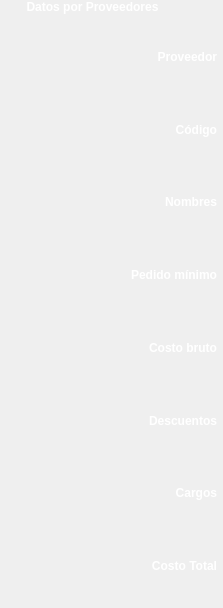
<?xml version="1.0" encoding="UTF-8"?>
<ui version="4.0">
 <class>Frame</class>
 <widget class="QFrame" name="Frame">
  <property name="geometry">
   <rect>
    <x>0</x>
    <y>0</y>
    <width>223</width>
    <height>608</height>
   </rect>
  </property>
  <property name="windowTitle">
   <string>Frame</string>
  </property>
  <layout class="QVBoxLayout" name="LY">
   <property name="spacing">
    <number>0</number>
   </property>
   <property name="margin">
    <number>0</number>
   </property>
   <item>
    <widget class="QFrame" name="supplierDataLabelFR">
     <property name="sizePolicy">
      <sizepolicy hsizetype="Preferred" vsizetype="Fixed">
       <horstretch>0</horstretch>
       <verstretch>0</verstretch>
      </sizepolicy>
     </property>
     <property name="styleSheet">
      <string notr="true">color:#FFFFFF; background-color:QLinearGradient(x1:0, y1:0, x2:0, y2:1, stop:0 #A00808, stop:.3 #600000); border-top-left-radius:2px; border-top-right-radius:8px;</string>
     </property>
     <layout class="QHBoxLayout" name="supplierDataLabelLY_2">
      <property name="margin">
       <number>0</number>
      </property>
      <item>
       <widget class="QLabel" name="supplierDataLA">
        <property name="sizePolicy">
         <sizepolicy hsizetype="Preferred" vsizetype="Fixed">
          <horstretch>0</horstretch>
          <verstretch>0</verstretch>
         </sizepolicy>
        </property>
        <property name="font">
         <font>
          <weight>75</weight>
          <bold>true</bold>
         </font>
        </property>
        <property name="text">
         <string>Datos por Proveedores</string>
        </property>
        <property name="alignment">
         <set>Qt::AlignCenter</set>
        </property>
        <property name="margin">
         <number>6</number>
        </property>
       </widget>
      </item>
      <item>
       <widget class="QPushButton" name="addBU">
        <property name="sizePolicy">
         <sizepolicy hsizetype="Fixed" vsizetype="Preferred">
          <horstretch>0</horstretch>
          <verstretch>0</verstretch>
         </sizepolicy>
        </property>
        <property name="text">
         <string/>
        </property>
        <property name="icon">
         <iconset>
          <normaloff>:/Restart.png</normaloff>:/Restart.png</iconset>
        </property>
        <property name="iconSize">
         <size>
          <width>32</width>
          <height>32</height>
         </size>
        </property>
       </widget>
      </item>
     </layout>
    </widget>
   </item>
   <item>
    <widget class="QFrame" name="contentsFR">
     <property name="styleSheet">
      <string notr="true">QFrame#contentFR{border:1 solid #900000; border-bottom-left-radius:2px; border-bottom-right-radius:8px;}</string>
     </property>
     <layout class="QHBoxLayout" name="contentsFRLY">
      <property name="spacing">
       <number>0</number>
      </property>
      <property name="margin">
       <number>6</number>
      </property>
      <item>
       <widget class="QFrame" name="labelsFR">
        <property name="styleSheet">
         <string notr="true">QFrame#labelsFR{border-bottom-right-radius:7px;}</string>
        </property>
        <layout class="QVBoxLayout" name="labelsFRLY">
         <property name="spacing">
          <number>0</number>
         </property>
         <property name="margin">
          <number>0</number>
         </property>
         <item>
          <widget class="QLabel" name="aceptionSupplierLA">
           <property name="sizePolicy">
            <sizepolicy hsizetype="Preferred" vsizetype="Preferred">
             <horstretch>0</horstretch>
             <verstretch>1</verstretch>
            </sizepolicy>
           </property>
           <property name="font">
            <font>
             <weight>75</weight>
             <bold>true</bold>
            </font>
           </property>
           <property name="styleSheet">
            <string notr="true">color:#FFFFFF; background-color:qlineargradient(x1:.5, y1:0, x2:.5, y2:1, stop:0 #B0C0FF, stop:.2 #90B0FF, stop:.8 #94B4FC, stop:1 #80A0F0); border-top-left-radius:4px;  border-bottom-left-radius:3px; </string>
           </property>
           <property name="text">
            <string>Proveedor</string>
           </property>
           <property name="alignment">
            <set>Qt::AlignRight|Qt::AlignTrailing|Qt::AlignVCenter</set>
           </property>
           <property name="margin">
            <number>4</number>
           </property>
          </widget>
         </item>
         <item>
          <widget class="QLabel" name="aceptionCodeLA">
           <property name="sizePolicy">
            <sizepolicy hsizetype="Preferred" vsizetype="Preferred">
             <horstretch>0</horstretch>
             <verstretch>1</verstretch>
            </sizepolicy>
           </property>
           <property name="font">
            <font>
             <weight>75</weight>
             <bold>true</bold>
            </font>
           </property>
           <property name="styleSheet">
            <string notr="true">color:#FFFFFF; background-color:qlineargradient(x1:.5, y1:0, x2:.5, y2:1, stop:0 #B0C0FF, stop:.2 #90B0FF, stop:.8 #94B4FC, stop:1 #80A0F0); border-top-left-radius:4px;  border-bottom-left-radius:3px; </string>
           </property>
           <property name="text">
            <string>Código</string>
           </property>
           <property name="alignment">
            <set>Qt::AlignRight|Qt::AlignTrailing|Qt::AlignVCenter</set>
           </property>
           <property name="margin">
            <number>4</number>
           </property>
          </widget>
         </item>
         <item>
          <widget class="QLabel" name="aceptionNameLA">
           <property name="sizePolicy">
            <sizepolicy hsizetype="Preferred" vsizetype="Preferred">
             <horstretch>0</horstretch>
             <verstretch>1</verstretch>
            </sizepolicy>
           </property>
           <property name="font">
            <font>
             <weight>75</weight>
             <bold>true</bold>
            </font>
           </property>
           <property name="styleSheet">
            <string notr="true">color:#FFFFFF; background-color:qlineargradient(x1:.5, y1:0, x2:.5, y2:1, stop:0 #B0C0FF, stop:.2 #90B0FF, stop:.8 #94B4FC, stop:1 #80A0F0); border-top-left-radius:4px;  border-bottom-left-radius:3px; </string>
           </property>
           <property name="text">
            <string>Nombres</string>
           </property>
           <property name="alignment">
            <set>Qt::AlignRight|Qt::AlignTrailing|Qt::AlignVCenter</set>
           </property>
           <property name="margin">
            <number>4</number>
           </property>
          </widget>
         </item>
         <item>
          <widget class="QLabel" name="aceptionMinimumPackagingLA">
           <property name="sizePolicy">
            <sizepolicy hsizetype="Preferred" vsizetype="Preferred">
             <horstretch>0</horstretch>
             <verstretch>1</verstretch>
            </sizepolicy>
           </property>
           <property name="font">
            <font>
             <weight>75</weight>
             <bold>true</bold>
            </font>
           </property>
           <property name="styleSheet">
            <string notr="true">color:#FFFFFF; background-color:qlineargradient(x1:.5, y1:0, x2:.5, y2:1, stop:0 #98A8FF, stop:.2 #7898FF, stop:.8 #7C9CFC, stop:1 #6888F0); border-top-left-radius:3px; border-bottom-left-radius:3px;</string>
           </property>
           <property name="text">
            <string>Pedido mínimo</string>
           </property>
           <property name="alignment">
            <set>Qt::AlignRight|Qt::AlignTrailing|Qt::AlignVCenter</set>
           </property>
           <property name="wordWrap">
            <bool>true</bool>
           </property>
           <property name="margin">
            <number>4</number>
           </property>
          </widget>
         </item>
         <item>
          <widget class="QLabel" name="aceptionCostLA">
           <property name="sizePolicy">
            <sizepolicy hsizetype="Preferred" vsizetype="Preferred">
             <horstretch>0</horstretch>
             <verstretch>1</verstretch>
            </sizepolicy>
           </property>
           <property name="font">
            <font>
             <weight>75</weight>
             <bold>true</bold>
            </font>
           </property>
           <property name="styleSheet">
            <string notr="true">color:#FFFFFF; background-color:qlineargradient(x1:.5, y1:0, x2:.5, y2:1, stop:0 #B0C0FF, stop:.2 #90B0FF, stop:.8 #94B4FC, stop:1 #80A0F0); border-top-left-radius:4px;  border-bottom-left-radius:3px; </string>
           </property>
           <property name="text">
            <string>Costo bruto</string>
           </property>
           <property name="alignment">
            <set>Qt::AlignRight|Qt::AlignTrailing|Qt::AlignVCenter</set>
           </property>
           <property name="wordWrap">
            <bool>true</bool>
           </property>
           <property name="margin">
            <number>4</number>
           </property>
          </widget>
         </item>
         <item>
          <widget class="QLabel" name="aceptionDiscountLA">
           <property name="sizePolicy">
            <sizepolicy hsizetype="Preferred" vsizetype="Preferred">
             <horstretch>0</horstretch>
             <verstretch>1</verstretch>
            </sizepolicy>
           </property>
           <property name="font">
            <font>
             <weight>75</weight>
             <bold>true</bold>
            </font>
           </property>
           <property name="styleSheet">
            <string notr="true">color:#FFFFFF; background-color:qlineargradient(x1:.5, y1:0, x2:.5, y2:1, stop:0 #98A8FF, stop:.2 #7898FF, stop:.8 #7C9CFC, stop:1 #6888F0); border-top-left-radius:3px; border-bottom-left-radius:3px;</string>
           </property>
           <property name="text">
            <string>Descuentos</string>
           </property>
           <property name="alignment">
            <set>Qt::AlignRight|Qt::AlignTrailing|Qt::AlignVCenter</set>
           </property>
           <property name="margin">
            <number>4</number>
           </property>
          </widget>
         </item>
         <item>
          <widget class="QLabel" name="aceptionChargeLA">
           <property name="sizePolicy">
            <sizepolicy hsizetype="Preferred" vsizetype="Preferred">
             <horstretch>0</horstretch>
             <verstretch>1</verstretch>
            </sizepolicy>
           </property>
           <property name="font">
            <font>
             <weight>75</weight>
             <bold>true</bold>
            </font>
           </property>
           <property name="styleSheet">
            <string notr="true">color:#FFFFFF; background-color:qlineargradient(x1:.5, y1:0, x2:.5, y2:1, stop:0 #98A8FF, stop:.2 #7898FF, stop:.8 #7C9CFC, stop:1 #6888F0); border-top-left-radius:3px; border-bottom-left-radius:3px;</string>
           </property>
           <property name="text">
            <string>Cargos</string>
           </property>
           <property name="alignment">
            <set>Qt::AlignRight|Qt::AlignTrailing|Qt::AlignVCenter</set>
           </property>
           <property name="wordWrap">
            <bool>true</bool>
           </property>
           <property name="margin">
            <number>4</number>
           </property>
          </widget>
         </item>
         <item>
          <widget class="QLabel" name="aceptionTotalCostLA">
           <property name="sizePolicy">
            <sizepolicy hsizetype="Preferred" vsizetype="Preferred">
             <horstretch>0</horstretch>
             <verstretch>1</verstretch>
            </sizepolicy>
           </property>
           <property name="font">
            <font>
             <weight>75</weight>
             <bold>true</bold>
            </font>
           </property>
           <property name="styleSheet">
            <string notr="true">color:#FFFFFF; background-color:qlineargradient(x1:.5, y1:0, x2:.5, y2:1, stop:0 #B0C0FF, stop:.2 #90B0FF, stop:.8 #94B4FC, stop:1 #80A0F0); border-top-left-radius:4px;  border-bottom-left-radius:3px;</string>
           </property>
           <property name="text">
            <string>Costo Total</string>
           </property>
           <property name="alignment">
            <set>Qt::AlignRight|Qt::AlignTrailing|Qt::AlignVCenter</set>
           </property>
           <property name="margin">
            <number>4</number>
           </property>
          </widget>
         </item>
        </layout>
       </widget>
      </item>
     </layout>
    </widget>
   </item>
  </layout>
 </widget>
 <resources>
  <include location="../basiq/files/resources.qrc"/>
 </resources>
 <connections/>
</ui>
